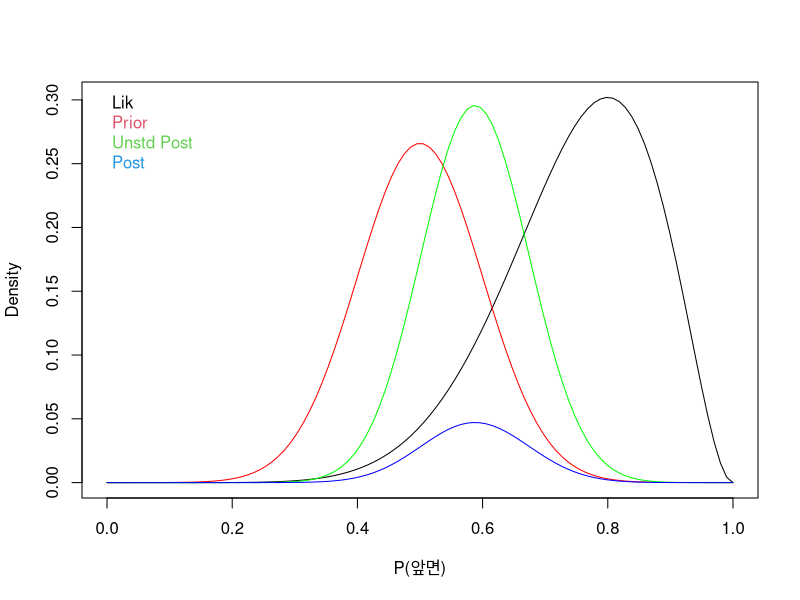
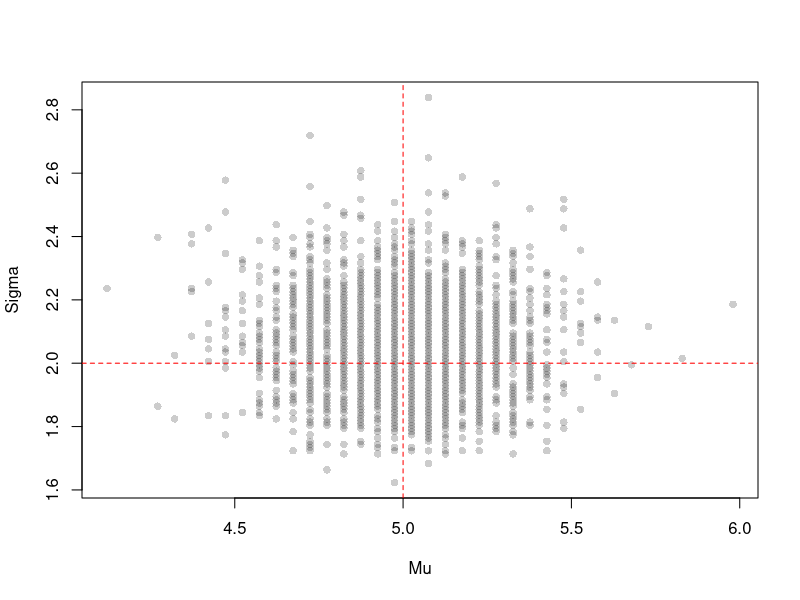

Recreate these plots in R, in order.
#### 나이브베이즈(Naive Bayes) ####

# 베이즈정리(Bayes' theorem) 바탕으로
# 관심 있는 사건이 발생할 확률 추정
# 사전에 알고 있는 정보(예측변수)를 바탕으로
# 특정 사건(결과변수)이 발생할 확률을 계산
# 사건에 해당하는 결과변수는 범주형 변수이어야 하며,
# 예측변수는 범주형 변수를 가정

# 경험에 기반한 선험적, 불확실성 내포하는 수치 기반
# 추가정보를 바탕으로 사전확률 갱신
# 귀납적 추론 방법

install.packages(c("rethinking", "greta"))


# Step 1. All possible ways (likelihood distribution)
# 우도분포 활용한 추정

# 동전을 10번 던져서 앞면이 8번, 뒷면이 2번 나왔을 때, 
# 이 동전의 앞면이 나올 확률 분포를 그려보면 다음과 같다.

rangeP <- seq(0, 1, length.out = 100)
plot(rangeP, dbinom(x = 8, prob = rangeP, size = 10),
     type = "l", xlab = "P(앞면)", ylab = "Density")


# Step 2. Update your belief (prior distribution)
# 그런데, 우리는 동전의 앞뒷면이 보통 0.5라고 생각하지 않는가? 
# 이를 사전확률이라고 말한다 (선입견)
# 선입견을 적용한 확률분포는 어떻게 될까?

lines(rangeP, dnorm(x = rangeP, mean = .5, sd = .1) / 15,
      col = "red")

lik <- dbinom(x = 8, prob = rangeP, size = 10)
prior <- dnorm(x = rangeP, mean = .5, sd = .1)
lines(rangeP, lik * prior, col = "green")   



# Step 3. Make it sum up to one (standardising the posterior)
# 하나로 합치기
# 확률밀도함수 또는 확률질량함수는 하나로 통합할 수 있음
# 확률곱 / 확률합

unstdPost <- lik * prior
stdPost <- unstdPost / sum(unstdPost)
lines(rangeP, stdPost, col = "blue")
legend("topleft", legend = c("Lik", "Prior", "Unstd Post", "Post"),
       text.col = 1:4, bty = "n")




# Define real pars mu and sigma, sample 100x
trueMu <- 5
trueSig <- 2
set.seed(100)
randomSample <- rnorm(100, trueMu, trueSig)
# Grid approximation, mu %in% [0, 10] and sigma %in% [1, 3]
grid <- expand.grid(mu = seq(0, 10, length.out = 200),
                    sigma = seq(1, 3, length.out = 200))
# Compute likelihood
lik <- sapply(1:nrow(grid), function(x){
  sum(dnorm(x = randomSample, mean = grid$mu[x],
            sd = grid$sigma[x], log = T))
})
# Multiply (sum logs) likelihood and priors
prod <- lik + dnorm(grid$mu, mean = 0, sd = 5, log = T) +
  dexp(grid$sigma, 1, log = T)
# Standardize the lik x prior products to sum up to 1, recover unit
prob <- exp(prod - max(prod))
# Sample from posterior dist of mu and sigma, plot
postSample <- sample(1:nrow(grid), size = 1e3, prob = prob)
plot(grid$mu[postSample], grid$sigma[postSample],
     xlab = "Mu", ylab = "Sigma", pch = 16, col = rgb(0,0,0,.2))
abline(v = trueMu, h = trueSig, col = "red", lty = 2)